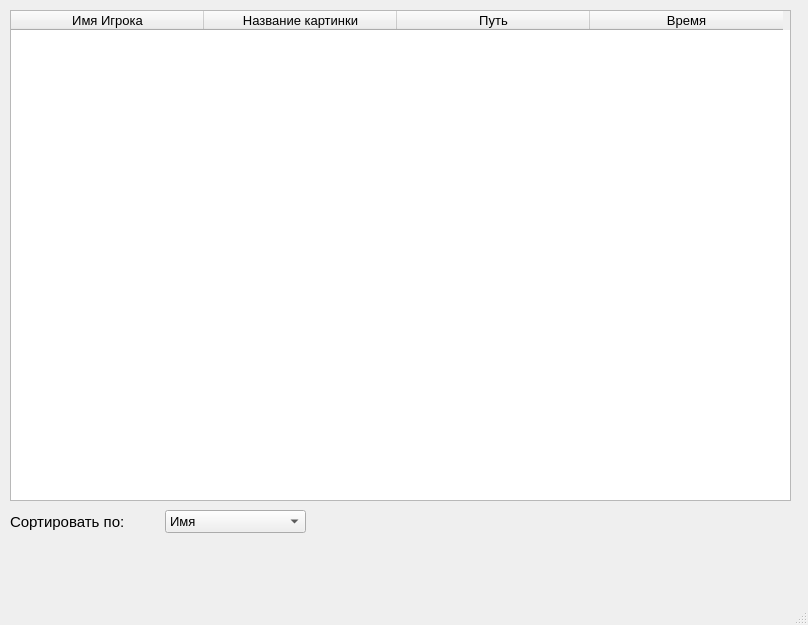
<?xml version="1.0" encoding="UTF-8"?>
<ui version="4.0">
    <class>MainWindow</class>
    <widget class="QMainWindow" name="MainWindow">
        <property name="geometry">
            <rect>
                <x>0</x>
                <y>0</y>
                <width>808</width>
                <height>625</height>
            </rect>
        </property>
        <property name="font">
            <font>
                <pointsize>10</pointsize>
            </font>
        </property>
        <property name="windowTitle">
            <string>Best Painter - Pictures Table</string>
        </property>
        <widget class="QWidget" name="centralwidget">
            <widget class="QTableWidget" name="tableWidget">
                <property name="geometry">
                    <rect>
                        <x>10</x>
                        <y>10</y>
                        <width>781</width>
                        <height>491</height>
                    </rect>
                </property>
                <property name="editTriggers">
                    <set>QAbstractItemView::NoEditTriggers</set>
                </property>
                <attribute name="horizontalHeaderCascadingSectionResizes">
                    <bool>true</bool>
                </attribute>
                <attribute name="horizontalHeaderDefaultSectionSize">
                    <number>193</number>
                </attribute>
                <column>
                    <property name="text">
                        <string>Имя Игрока</string>
                    </property>
                </column>
                <column>
                    <property name="text">
                        <string>Название картинки</string>
                    </property>
                </column>
                <column>
                    <property name="text">
                        <string>Путь</string>
                    </property>
                </column>
                <column>
                    <property name="text">
                        <string>Время</string>
                    </property>
                </column>
            </widget>
            <widget class="QWidget" name="layoutWidget">
                <property name="geometry">
                    <rect>
                        <x>10</x>
                        <y>510</y>
                        <width>296</width>
                        <height>24</height>
                    </rect>
                </property>
                <layout class="QHBoxLayout" name="horizontalLayout">
                    <property name="spacing">
                        <number>40</number>
                    </property>
                    <item>
                        <widget class="QLabel" name="label">
                            <property name="font">
                                <font>
                                    <pointsize>11</pointsize>
                                </font>
                            </property>
                            <property name="text">
                                <string>Сортировать по:</string>
                            </property>
                        </widget>
                    </item>
                    <item>
                        <widget class="QComboBox" name="ord_by_cmbx">
                            <item>
                                <property name="text">
                                    <string>Имя</string>
                                </property>
                            </item>
                            <item>
                                <property name="text">
                                    <string>Название картинки</string>
                                </property>
                            </item>
                            <item>
                                <property name="text">
                                    <string>Путь</string>
                                </property>
                            </item>
                            <item>
                                <property name="text">
                                    <string>Время</string>
                                </property>
                            </item>
                        </widget>
                    </item>
                </layout>
            </widget>
        </widget>
        <widget class="QMenuBar" name="menubar">
            <property name="geometry">
                <rect>
                    <x>0</x>
                    <y>0</y>
                    <width>808</width>
                    <height>21</height>
                </rect>
            </property>
        </widget>
        <widget class="QStatusBar" name="statusbar"/>
    </widget>
    <resources/>
    <connections/>
</ui>
